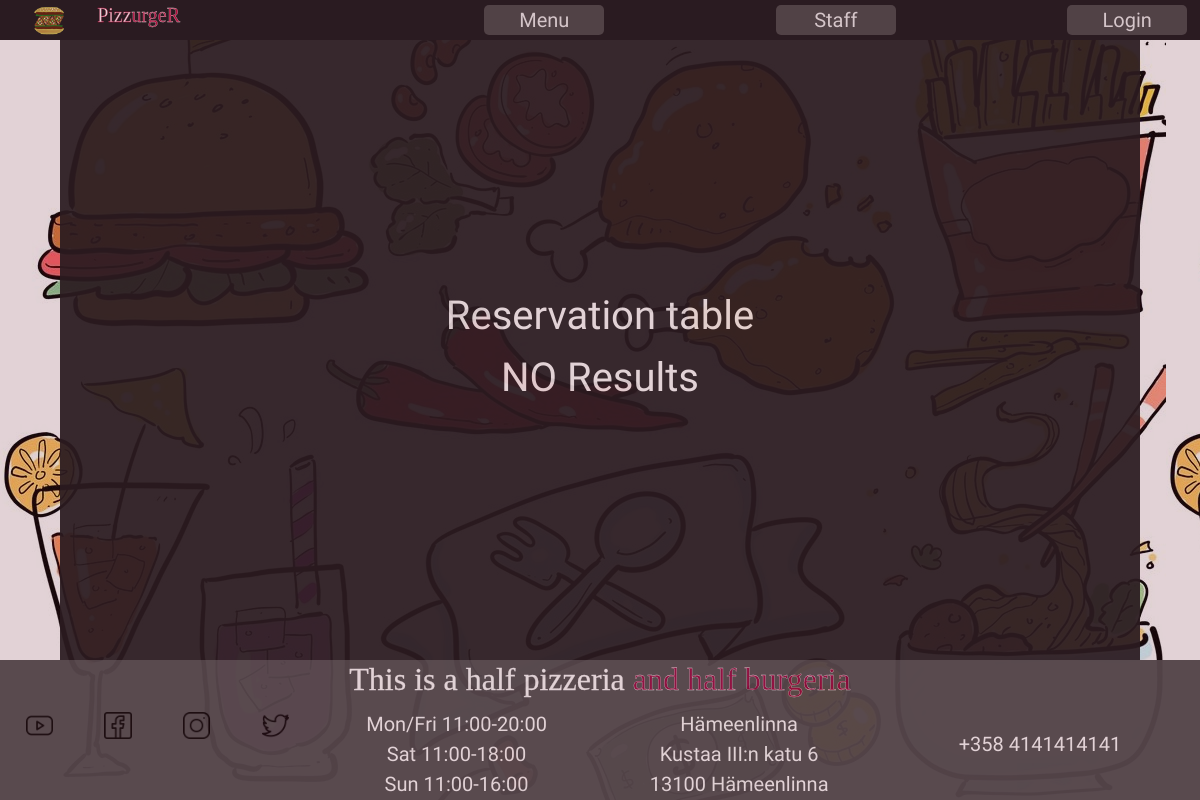
Page /layout/admin.php on the earlier database version.
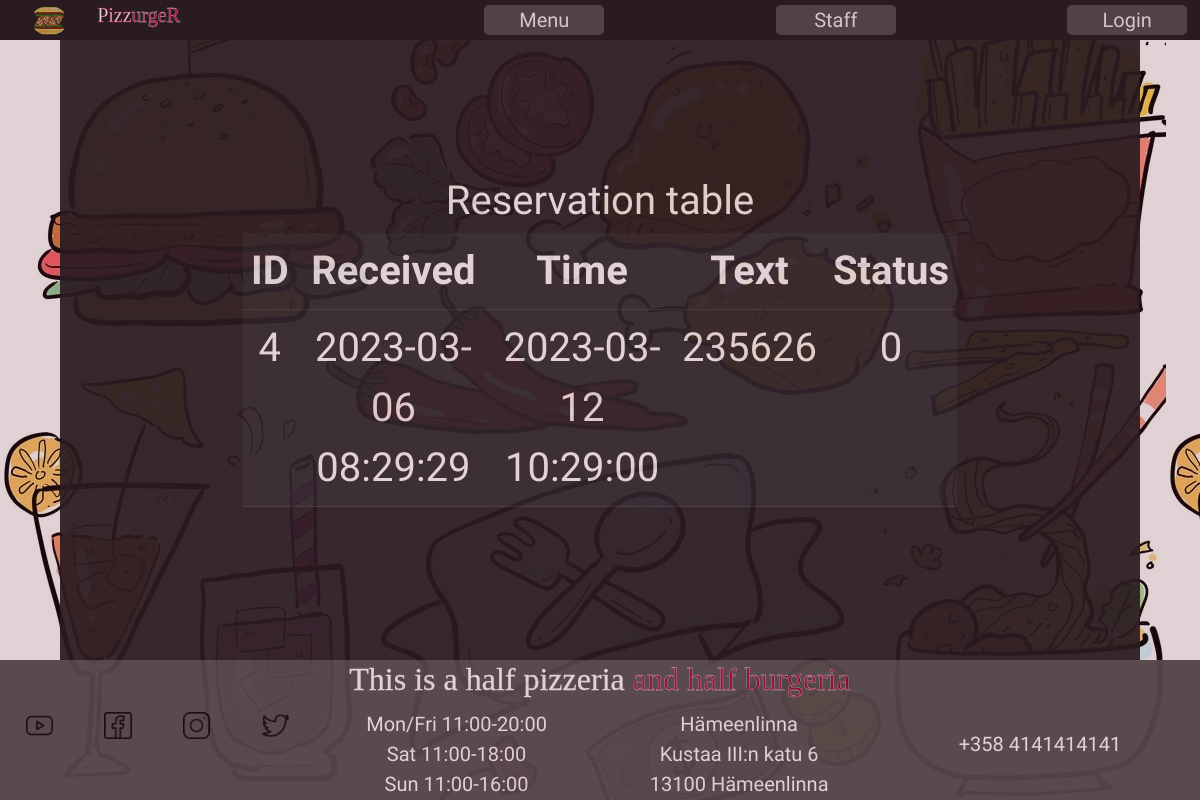
Same page on the later database version.
### tables this page shows
CREATE TABLE `reservation` (
  `id` int NOT NULL,
  `user_id` int NOT NULL,
  `received` timestamp NOT NULL DEFAULT CURRENT_TIMESTAMP,
  `time` datetime NOT NULL,
  `text` varchar(60) NOT NULL,
  `complete` tinyint(1) NOT NULL
);

### layout/admin.php (the view)
<?php
include "header.php";
include 'db.php';
?>
<div class = "txtblock">
<h1> Reservation table </h1>
<?php
    $sql = "select * from reservation order by time desc";
    $result = $connection->query($sql);
    if ($result->num_rows > 0) {
        echo "<table class='table table-dark'>
            <tr><th>ID</th><th>Received</th><th>Time</th><th>Text</th><th>Status</th></tr>";
        while ($row = $result->fetch_assoc()) {
            echo "<tr id='myBox'>
                <td>$row[user_id]</td>
                <td>$row[received]</td>
                <td>$row[time]</td>
                <td>$row[text]</td>
                <td>$row[complete]</td>
                </tr>";
        }
        echo "</table>";
    } else {
        echo "NO Results";
    }
?>
</div>
<?php include "footer.php"; ?>

Differences in the rows shown:
added reservation: user "4", received "2023-03-06 08:29:29", time "2023-03-12 10:29:00", text "235626", complete "0"
Other differences:
text no longer shown: "NO Results"
text now shown: "ID Received Time Text Status"
